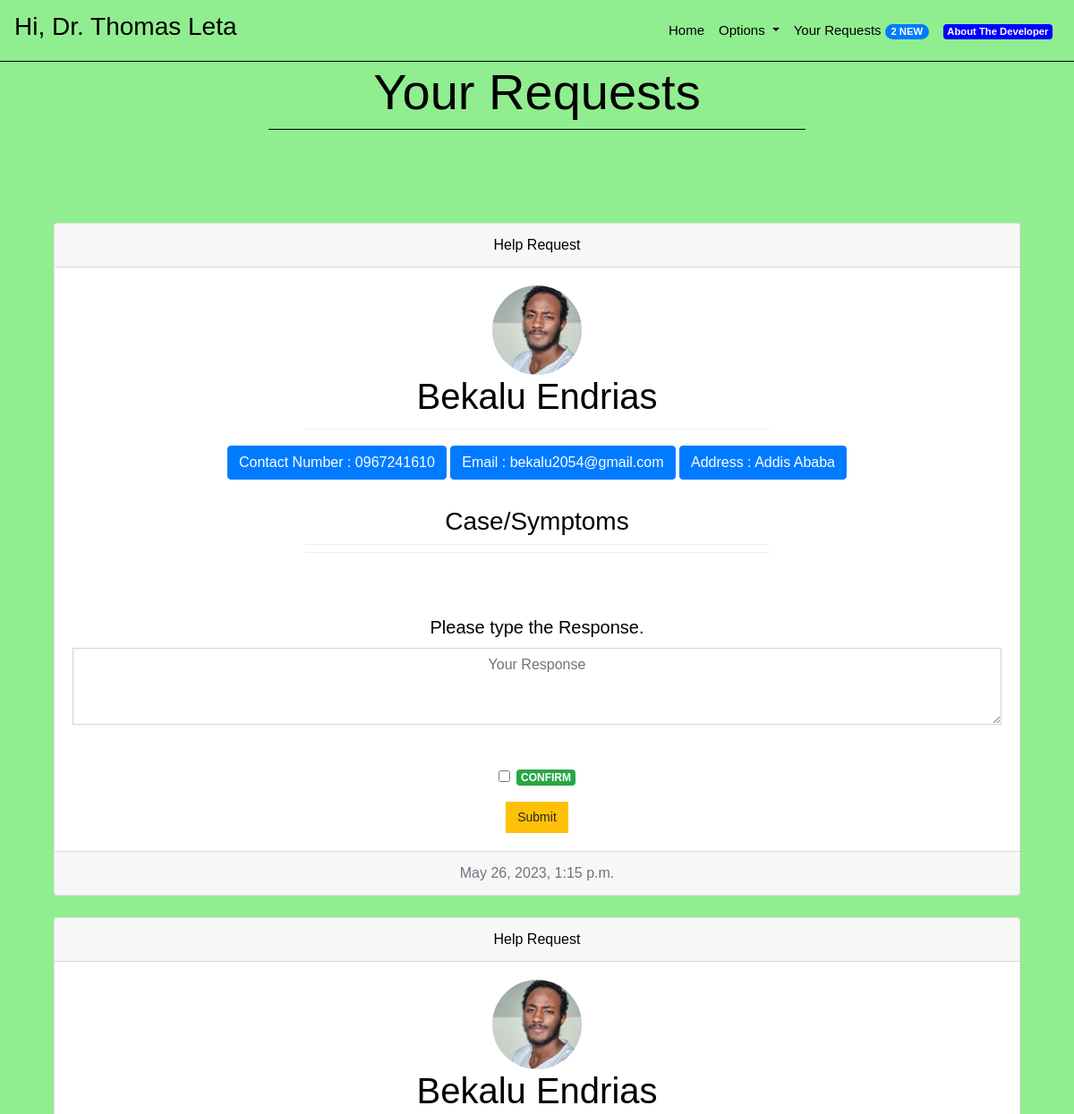
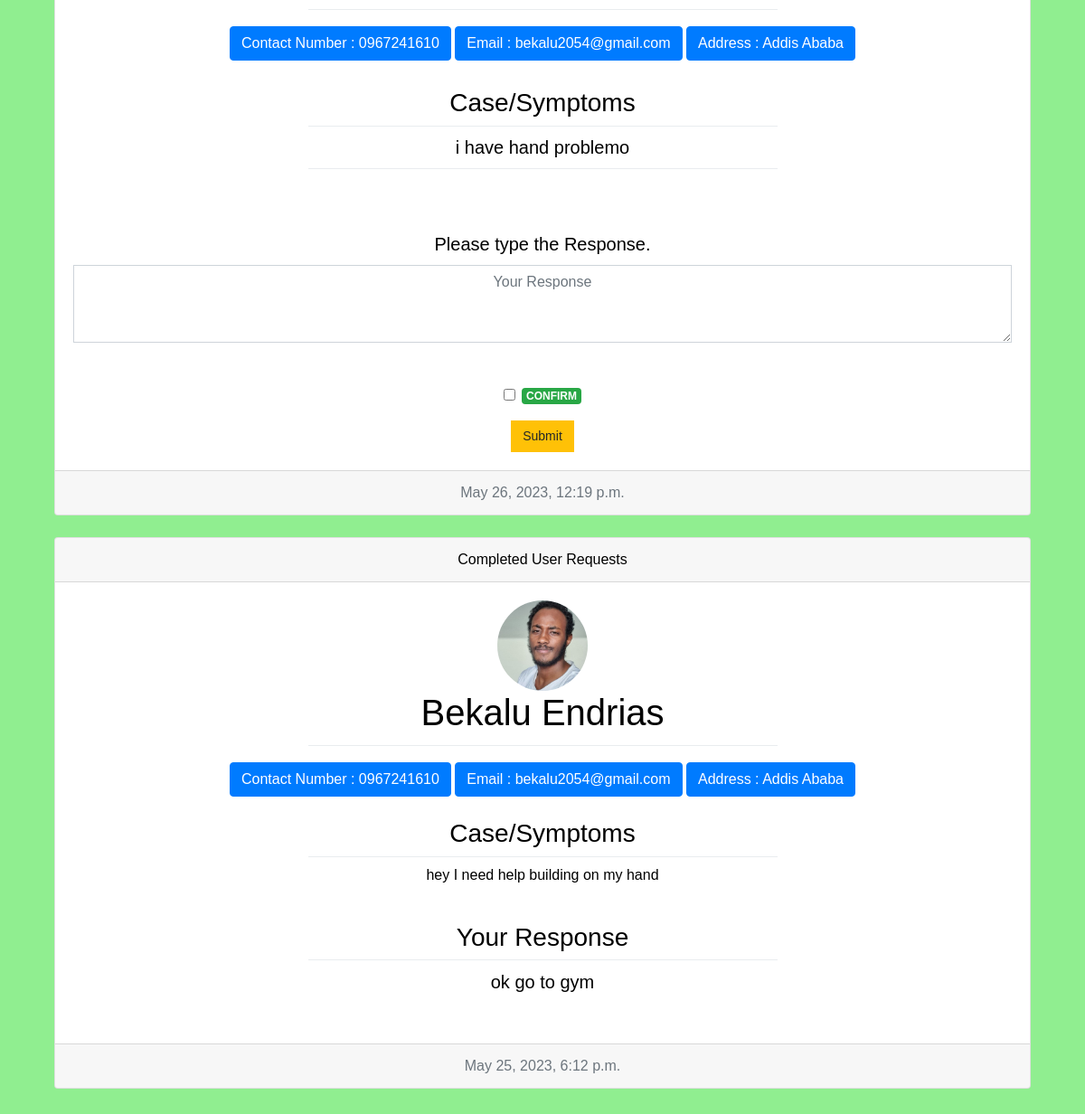
Page /requests (signed in) on the committed database (2 pictures, top to bottom).
### core/models.py (models this page shows, shortened)
class Doctor(models.Model):
    name = models.CharField(max_length = 30)
    address = models.CharField(max_length = 100)
    contactNumber = models.CharField(unique = True, max_length = 10)
    email = models.EmailField(unique = True, max_length = 255)
    specialization = models.CharField(max_length = 100)
    passwordHash = models.CharField(max_length = 64)
    emailHash = models.CharField(max_length = 64)
    image = models.ImageField(upload_to='profile_images/', default='profile_images/default.jpg')

class Assistance(models.Model):
    assistanceText = models.CharField(max_length = 2000, default = "")
    doctor = models.ForeignKey(Doctor, related_name = "doctorRecords", on_delete = models.CASCADE)
    patient = models.ForeignKey(Patient, related_name = "patientRecords", on_delete = models.CASCADE)
    timestamp = models.DateTimeField(auto_now_add = True)
    isNew = models.BooleanField(default = True)
    isCompleted = models.BooleanField(default = False)
    symptoms = models.CharField(max_length = 2000)

class Patient(models.Model):
    name = models.CharField(max_length = 30)
    address = models.CharField(max_length = 100)
    contactNumber = models.CharField(max_length = 10)
    email = models.EmailField(unique = True, max_length = 255)
    userId = models.CharField(unique = True, max_length = 8)
    passwordHash = models.CharField(max_length = 64)
    emailHash = models.CharField(max_length = 64)
    image = models.ImageField(upload_to='profile_images/', default='profile_images/default.jpg')

### core/views.py (the view)
# urls.py: path('requests', views.requests, name = "requests"),
def requests(request):
    doctor = Doctor.objects.get(emailHash = request.session['userEmail'])
    records = doctor.doctorRecords.all()
    numberNewPendingAssistances = doctor.doctorRecords.aggregate(newPendingAssistances = Count('pk', filter =( Q(isNew = True) & Q(isCompleted = False) ) ))['newPendingAssistances']
    request.session['numberNewAssistances'] = numberNewPendingAssistances
    context = {
        "message" : "Successfully Logged In.",
        "isAuthenticated" : True,
        "user": records.order_by('-timestamp')
    }
    response = render(request,"core/userDoctorRequestPortal.html", context)
    return responseHeadersModifier(response)

### core/views.py (called while the page is built)
def responseHeadersModifier(response):
    response["Cache-Control"] = "no-cache, no-store, must-revalidate"
    response["Pragma"] = "no-cache"
    response["Expires"] = "0"
    return response

### core/templates/core/userDoctorRequestPortal.html (shortened to what this page needs)
{% extends "core/base.html" %}
{% block bodytag %}
{% load static %}
<body background="{% static 'core/images/back.png' %}" style="background-size: auto auto;">
    {% endblock %}
    {% block body %}
    <h1 style="text-align:center;color:black" class="display-4">
        Your Requests
    </h1>
    <li class="dropdown-divider" style="margin-left:25%;margin-right:25%;border-color:black"></li>
    <br>
    <br>
    <br>
    <br>
    {% for Assistance in user %}
    {% if not Assistance.isCompleted %}
    <form action="{% url 'onlinehelp' %}" method="post">
        <div class="card text-center" style="margin-left:5%;margin-right:5%;">
            <div class="card-header">Help Request</div>
            <div class="card-body">
                <img class="patient-image" src="{{ Assistance.patient.image.url }}" alt="Patient ID">
                <h1 class="card-title">
                    {{ Assistance.patient.name }}
                </h1>
                <li class=" dropdown-divider" style="margin-left:25%;margin-right:25%"></li>
                <a href="#" class="btn btn-primary" style="margin-top:1%">Contact Number : {{ Assistance.patient.contactNumber }}</a>
                <a href="#" class="btn btn-primary" style="margin-top:1%">Email : {{ Assistance.patient.email }}</a>
                <a href="#" class="btn btn-primary" style="margin-top:1%">Address : {{ Assistance.patient.address }}</a>
                <div class="card-text lead">
                    <br>
                    <span>
                        <h3>Case/Symptoms</h3>
                        <li class=" dropdown-divider" style="margin-left:25%;margin-right:25%"></li>
                    </span>
                    {{ Assistance.symptoms }}
                    <li class=" dropdown-divider" style="margin-left:25%;margin-right:25%"></li>
                    <br>
                    <br>
                    <div class="form-group">
                        <label for="exampleFormControlTextarea1">Please type the Response.</label>
                        <textarea name="Assistance" style="text-align:center" class="form-control" id="exampleFormControlTextarea1" rows="3" placeholder="Your Response"></textarea>
                    </div>
                    <br>
                </div>
                <div class="form-group form-check">
                    <input type="checkbox" class="form-check-input" id="exampleCheck1">
                    <label class="form-check-label" for="exampleCheck1"><span class="badge badge-success">CONFIRM</span></label>
                </div>
                <button type="submit" class="btn btn-warning" style="margin-left:10%;margin-right:10%"">Submit</button><br>
            </div>
            <div class="card-footer text-muted">
                {{ Assistance.timestamp }}
            </div>
        </div>
    </form>
    <br>
    {% else %}
    <div class="card text-center" style="margin-left:5%;margin-right:5%;">
        <div class="card-header">
            Completed User Requests
        </div>
        <div class="card-body">
            <img class="patient-image" src="{{ Assistance.patient.image.url }}" alt="Patient image">
            <h1 class="card-title"> {{ Assistance.patient.name }} </h1>
            <li class=" dropdown-divider" style="margin-left:25%;margin-right:25%"></li>
            <a href="#" class="btn btn-primary" style="margin-top:1%">Contact Number : {{ Assistance.patient.contactNumber }}</a>
            <a href="#" class="btn btn-primary" style="margin-top:1%">Email : {{ Assistance.patient.email }}</a>
            <a href="#" class="btn btn-primary" style="margin-top:1%">Address : {{ Assistance.patient.address }}</a>
            <br>
            <br>
            <span>
                <h3>Case/Symptoms</h3>
                <li class=" dropdown-divider" style="margin-left:25%;margin-right:25%"></li>
            </span> {{ Assistance.symptoms }}</p>
            <br>
            <h3>Your Response</h3>
            <li class=" dropdown-divider" style="margin-left:25%;margin-right:25%"></li>
            <p class="card-text lead" style="">{{ Assistance.assistanceText }}<br><br>
            </div>
            <div class="card-footer text-muted">
                {{ Assistance.timestamp }}
            </div>
        </div>
    <br>
    {% endif %}
    {% empty %}
    <h1 style="text-align:center;color:white">
        You have no Requests right now.
    </h1>
    {% endfor %}
    <br>
    <br>
    {% endblock %}

### core/templates/core/base.html (shortened to what this page needs)
{% load static %}
<!doctype html>
<html lang="en">
<head>
    <link rel="stylesheet" href="https://stackpath.bootstrapcdn.com/bootstrap/4.2.1/css/bootstrap.min.css">
    <link rel="stylesheet" href="{% static 'core/css/style.css' %}">
    <link rel="stylesheet" href="{% static 'core/css/aboutstyle.css' %}">
    <link rel="stylesheet" href="{% static 'core/css/responsive.css' %}">
    <link rel="stylesheet" href="https://cdnjs.cloudflare.com/ajax/libs/font-awesome/4.7.0/css/font-awesome.min.css">
</head>
{% block bodytag %}
{% endblock %}
<nav class="navbar navbar-expand-lg navbar-light bg-transparent">
    {% if request.session.isLoggedIn %}
    <a class="navbar-brand" href="/">
        <h3 style="color:black;text-align:center">Hi,{% if request.session.isDoctor %} Dr.{% endif %} {{ request.session.Name }}</h3>
    </a>
    {% else %}
    <a class="navbar-brand" href="/">
        <h2 style="color:black;text-align:center">Enen</h2>
    </a>
    {% endif %}
    <div class="collapse navbar-collapse" id="navbarSupportedContent">
        <ul class="navbar-nav ml-auto">
            <li class="nav-item active">
                <a class="nav-link" href="{% url 'index' %}" style="color:black">Home </a>
            </li>
            {% if request.session.isLoggedIn %}
            <li class="nav-item dropdown">
                <a class="nav-link dropdown-toggle" style="color:black" href="#" id="navbarDropdown" role="button"
                    data-toggle="dropdown" aria-haspopup="true" aria-expanded="false">
                    Options
                </a>
            </li>
            {% endif %}
            {% if request.session.isLoggedIn %}
            <li class="nav-item">
                <a class="nav-link" href="{% url 'login' %}" style="color:black">Your Requests <span
                        class="badge badge-primary badge-pill">{{ request.session.numberNewAssistances }}
                        NEW</span></a>
            </li>
            {% else %}
            <li class="nav-item">
                <a class="nav-link" href="{% url 'login' %}" style="color:black">Login</a>
            </li>
            {% endif %}
            <li class="nav-item">
                <a class="nav-link" href="{% url 'about' %}" style="color:black"><span style="background-color: blue" class="badge badge-secondary">About The Developer</span></a>
            </li>
        </ul>
    </div>
</nav>
<li class="dropdown-divider" style="margin-top:0px;margin-bottom:0px;border-color:black"></li>
{% block body %}
{% endblock %}
</body>
</html>

### core/static/core/css/style.css (style rules this page uses)
body { font-family: 'Nunito', sans-serif; color: #000000; background-color: #fefefe; overflow-x: hidden; }
.patient-image, .doctor-image { width: 100px; height: 100px; border-radius: 50%; object-fit: cover; display: block; margin: 0 auto; }

### core/static/core/css/aboutstyle.css (style rules this page uses)
* { margin: 0; padding: 0; border: 0; outline: none; }
p { font-size: 15px; line-height: 1.6; font-weight: 500; }
a { font-family: 'Quicksand', sans-serif; font-size: 15px; color: #555555; }
img { max-width: 100%; height: auto; }
button { font-family: 'Poppins', sans-serif; font-size: 14px !important; border-radius: 0 !important; }
input, textarea, .form-control, select { border-radius: 0 !important; font-family: 'Quicksand', sans-serif; }

### rows in the picture
Doctor: session.Name "Thomas Leta"
Assistance: patient.image (picture), patient.name "Bekalu Endrias", patient.contactNumber "0967241610", patient.email "bekalu2054@gmail.com", patient.address "Addis Ababa", timestamp "May 26, 2023, 1:15 p.m."
Assistance: patient.image (picture), patient.name "Bekalu Endrias", patient.contactNumber "0967241610", patient.email "bekalu2054@gmail.com", patient.address "Addis Ababa", symptoms "i have hand problemo", timestamp "May 26, 2023, 12:19 p.m."
Assistance: patient.image (picture), patient.name "Bekalu Endrias", patient.contactNumber "0967241610", patient.email "bekalu2054@gmail.com", patient.address "Addis Ababa", symptoms "hey I need help building on my hand", assistanceText "ok go to gym", timestamp "May 25, 2023, 6:12 p.m."

### other values in the picture
{{ request.session.numberNewAssistances }} "2"
